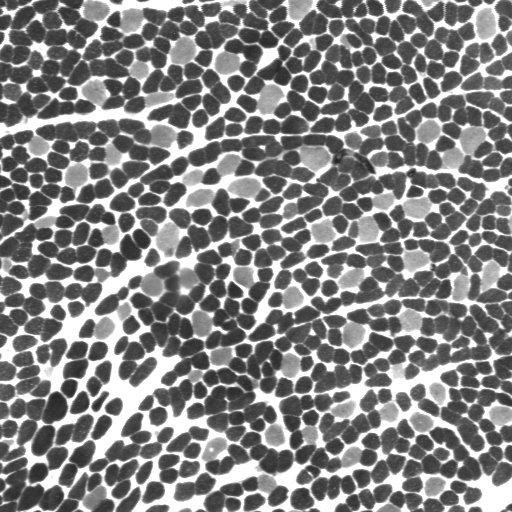
#> input picture Images/muscle.jpg, 512 x 512 px
$ jupyter execute 01_fundamentals_filtering_fft.ipynb
#> lines starting #> are read from the running program, lines starting #| are printed output that depends on the picture
# Lab 01 — Image Processing Fundamentals, Spatial Filtering & 2D FFT

**Course:** Image Analysis and Processing — École des Mines de Saint-Étienne
**Topics covered:**
1. Manual histogram computation and validation against `numpy.histogram`
2. Linear contrast stretching (min-max intensity normalization)
3. Spatial low-pass & rank filtering (mean, median, min, max, Gaussian)
4. 2D Discrete Fourier Transform (amplitude and phase spectra)

[cell 1]
from pathlib import Path
import numpy as np
import matplotlib.pyplot as plt
from skimage.io import imread
from skimage import filters, morphology
from skimage.filters import rank

IMAGES_DIR = Path("../Images")

## 1. Custom Histogram Implementation

We implement a histogram function from scratch using `np.bincount` and validate that both bin counts and bin edges match `np.histogram`.

[cell 2]
def compute_histogram(image: np.ndarray, bins: int = 256):
    """Compute the intensity histogram of an image from scratch."""
    values = np.asarray(image).ravel()
    data_min, data_max = values.min(), values.max()
    edges = np.linspace(data_min, data_max, bins + 1)

    if data_max == data_min:
        counts = np.zeros(bins, dtype=int)
        counts[0] = values.size
        return counts, edges

    scaled = (values - data_min) / (data_max - data_min) * bins
    indices = np.clip(np.floor(scaled).astype(int), 0, bins - 1)
    counts = np.bincount(indices, minlength=bins)
    return counts, edges


muscle = imread(IMAGES_DIR / "muscle.jpg")
#> muscle is the input picture: shape (512, 512); min 33, max 255, mean 130.4
h_manual, edges_manual = compute_histogram(muscle, bins=256)
#> in compute_histogram, `data_min, data_max = values.min(), values.max()`: data_min = 33; data_max = 255
#> in compute_histogram, `counts = np.bincount(indices, minlength=bins)`: counts = 256 values, max 34074 at index 255, min 0 at index 1, mean 1024
#> h_manual has the same summary as counts in compute_histogram; edges_manual = 257 values from 33 to 255
h_numpy, edges_numpy = np.histogram(muscle, bins=256)
#> h_numpy has the same summary as counts in compute_histogram; edges_numpy = 257 values from 33 to 255

print("Counts match NumPy:", np.array_equal(h_manual, h_numpy))
#| Counts match NumPy: True
print("Edges match NumPy: ", np.allclose(edges_manual, edges_numpy))
#| Edges match NumPy:  True

fig, axes = plt.subplots(1, 2, figsize=(12, 4))
axes[0].imshow(muscle, cmap="gray")
axes[0].set_title("Muscle Tissue (Original)")
axes[0].axis("off")

axes[1].plot(edges_manual[:-1], h_manual, color="navy")
axes[1].set_title("Intensity Histogram")
axes[1].set_xlabel("Pixel Intensity")
axes[1].set_ylabel("Count")
axes[1].grid(alpha=0.3)

plt.tight_layout()
plt.show()
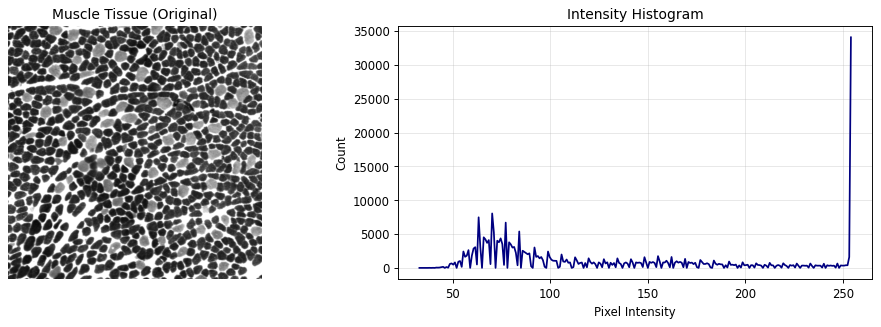
#> figure drawn by matplotlib, 2 panels; panel 2: curve peaks at x = 254.1, y = 34074

## 2. Linear Contrast Stretching

We expand the dynamic range of a low-contrast corneal cell image to fill the full `[0, 255]` range using affine rescaling:

$$I_{\text{stretched}} = \frac{255}{I_{\max} - I_{\min}} (I - I_{\min})$$

[cell 3]
cornea = imread(IMAGES_DIR / "cellules_cornee.jpg").astype(np.float64)
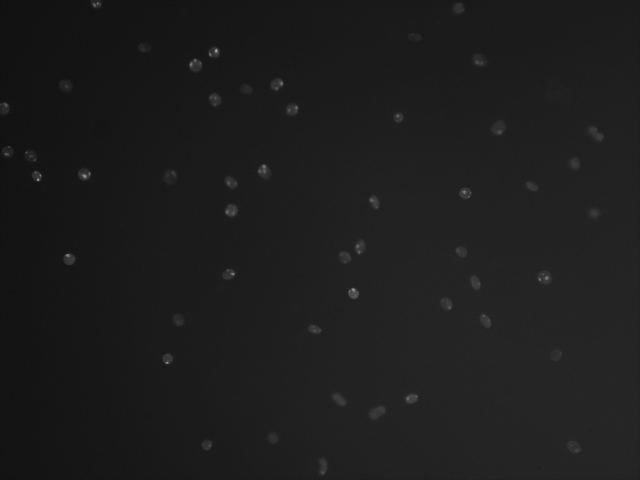
#> input picture Images/cellules_cornee.jpg, 640 x 480 px
#> cornea: shape (480, 640) float64; min 15, max 176, mean 29.2

v_min, v_max = cornea.min(), cornea.max()
#> v_min = 15; v_max = 176
slope = 255.0 / (v_max - v_min)
#> slope = 1.58
intercept = -slope * v_min
#> intercept = -23.76
cornea_stretched = slope * cornea + intercept

print(f"Original range:  [{v_min:.1f}, {v_max:.1f}]")
#| Original range:  [15.0, 176.0]
print(f"Stretched range: [{cornea_stretched.min():.1f}, {cornea_stretched.max():.1f}]")
#| Stretched range: [0.0, 255.0]

fig, axes = plt.subplots(1, 2, figsize=(10, 5))
axes[0].imshow(cornea, cmap="gray", vmin=0, vmax=255)
axes[0].set_title("Original (Low Contrast)")
axes[0].axis("off")

axes[1].imshow(cornea_stretched, cmap="gray", vmin=0, vmax=255)
axes[1].set_title("After Linear Contrast Stretching")
axes[1].axis("off")

plt.tight_layout()
plt.show()
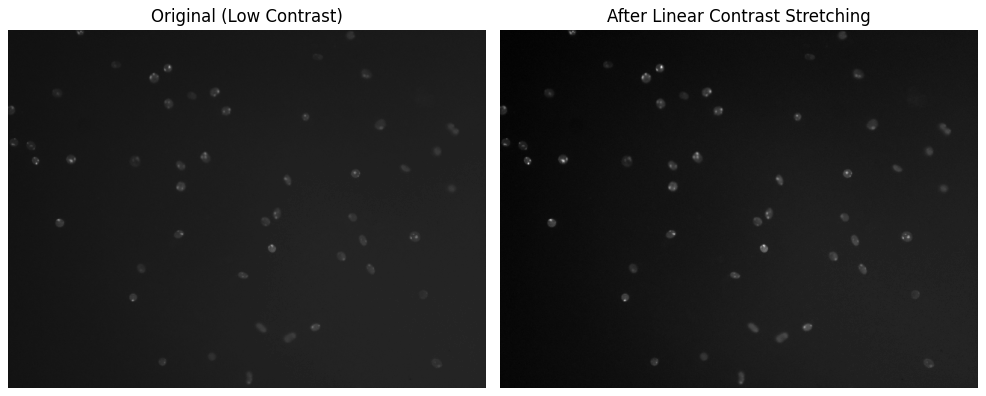
#> figure drawn by matplotlib, 2 panels

## 3. Spatial Low-Pass & Rank Filtering

We compare five spatial filters (Mean, Median, Minimum, Maximum, and Gaussian) on a microscopy image of blood cells using a disk structuring element of radius 3.

[cell 4]
blood = imread(IMAGES_DIR / "blood.jpg")
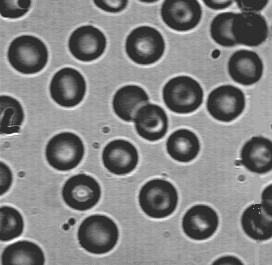
#> input picture Images/blood.jpg, 272 x 265 px
#> blood is the input picture: shape (265, 272); min 27, max 255, mean 129.8
print(f"Image shape: {blood.shape}, dtype: {blood.dtype}")
#| Image shape: (265, 272), dtype: uint8

footprint = morphology.disk(3)
blood_mean = rank.mean(blood, footprint)
blood_median = rank.median(blood, footprint)
blood_min = rank.minimum(blood, footprint)
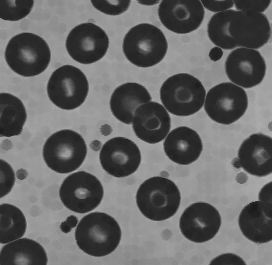
#> blood_min: shape (265, 272); min 27, max 182, mean 102.6
blood_max = rank.maximum(blood, footprint)
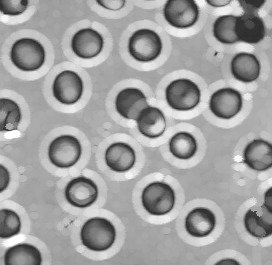
#> blood_max: shape (265, 272); min 46, max 255, mean 160.8
blood_gaussian = filters.gaussian(blood, sigma=1.0)

fig, axes = plt.subplots(2, 3, figsize=(15, 9))
panels = [
    (blood, "Original", (0, 255)),
    (blood_mean, "Mean Filter (disk r=3)", (0, 255)),
    (blood_median, "Median Filter (disk r=3)", (0, 255)),
    (blood_min, "Minimum Filter (Erosion)", (0, 255)),
    (blood_max, "Maximum Filter (Dilation)", (0, 255)),
    (blood_gaussian, "Gaussian Filter (sigma=1)", (0, 1)),
]
for ax, (img, title, (vmin, vmax)) in zip(axes.flat, panels):
    ax.imshow(img, cmap="gray", vmin=vmin, vmax=vmax)
    ax.set_title(title)
    ax.axis("off")
#> this loop made 6 passes
#> (title, vmax) on passes 1 to 6: ('Original', 255), ('Mean Filter (disk r=3)', 255), ('Median Filter (disk r=3)', 255), ('Minimum Filter (Erosion)', 255), ('Maximum Filter (Dilation)', 255), ('Gaussian Filter (sigma=1)', 1)

plt.tight_layout()
plt.show()

## 4. 2D Discrete Fourier Transform

We compute the centered 2D FFT of a retinal image and visualize its log-scaled amplitude spectrum alongside its phase spectrum.

[cell 5]
retina = imread(IMAGES_DIR / "retine.png", as_gray=True).astype(np.float64)
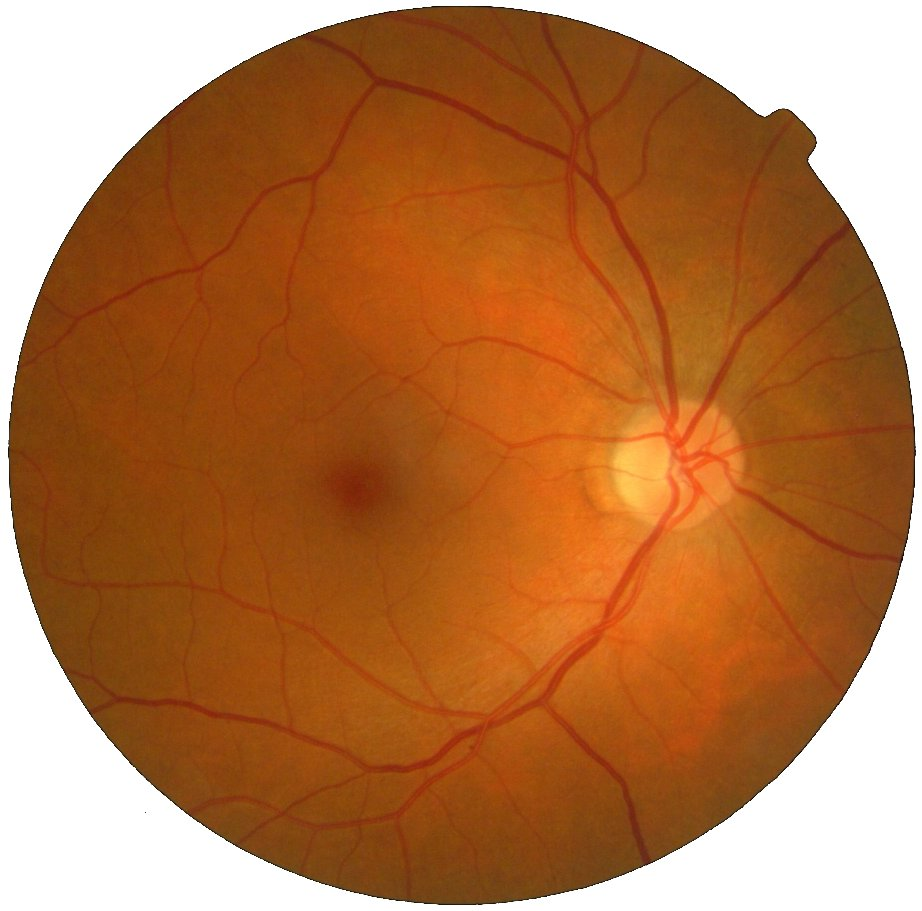
#> input picture Images/retine.png, 922 x 911 px
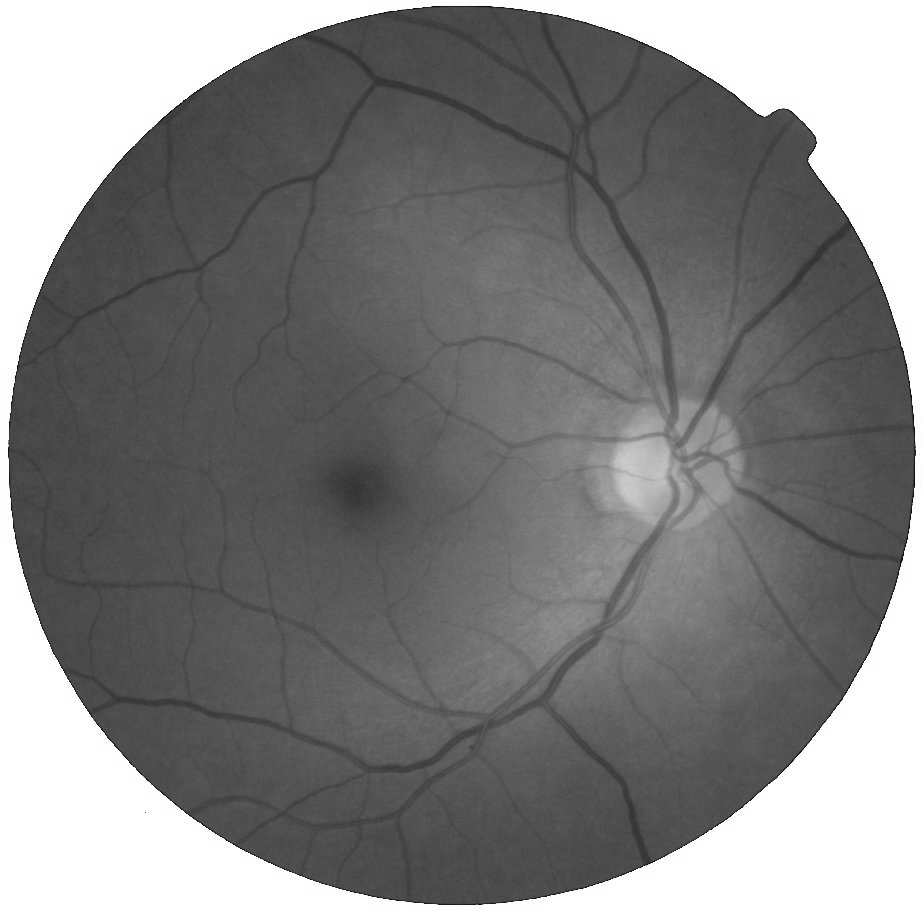
#> retina: shape (911, 922) float64; min 0.00667, max 1, mean 0.506
if retina.max() > 1.0:
    retina /= 255.0

fft_shifted = np.fft.fftshift(np.fft.fft2(retina))
amplitude = np.abs(fft_shifted)
phase = np.angle(fft_shifted)
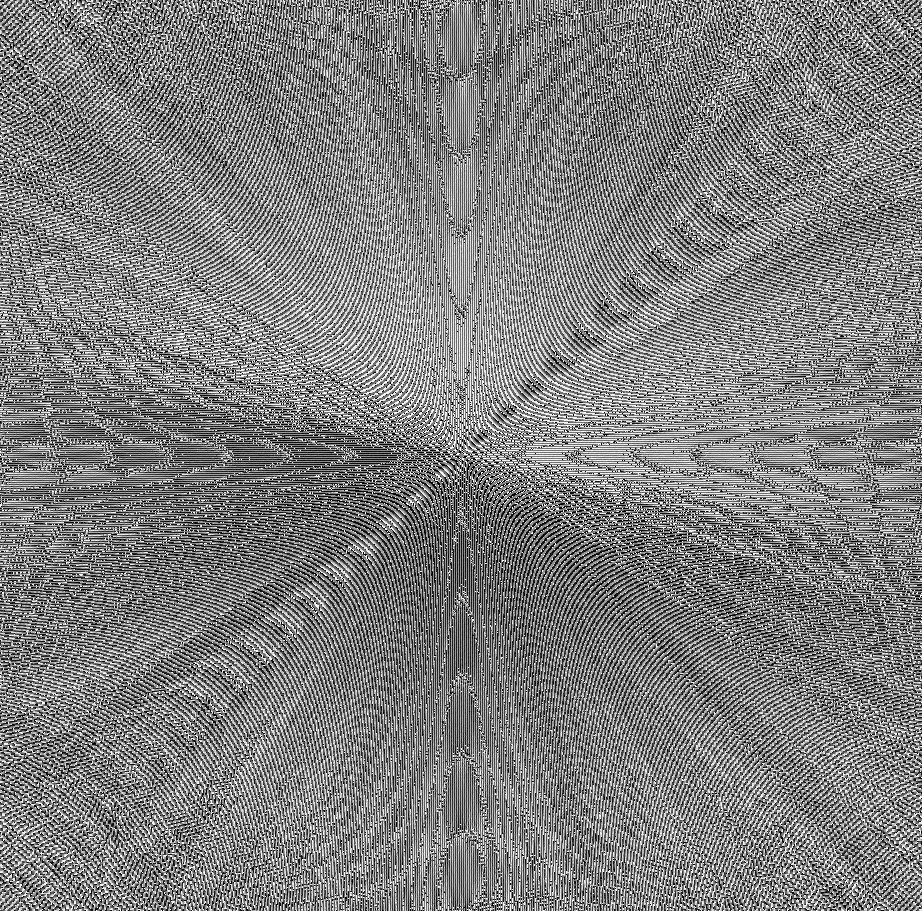
#> phase: shape (911, 922) float64; min -3.14, max 3.14, mean 3.74e-06; drawn with min black and max white

amplitude_log = np.log1p(amplitude)
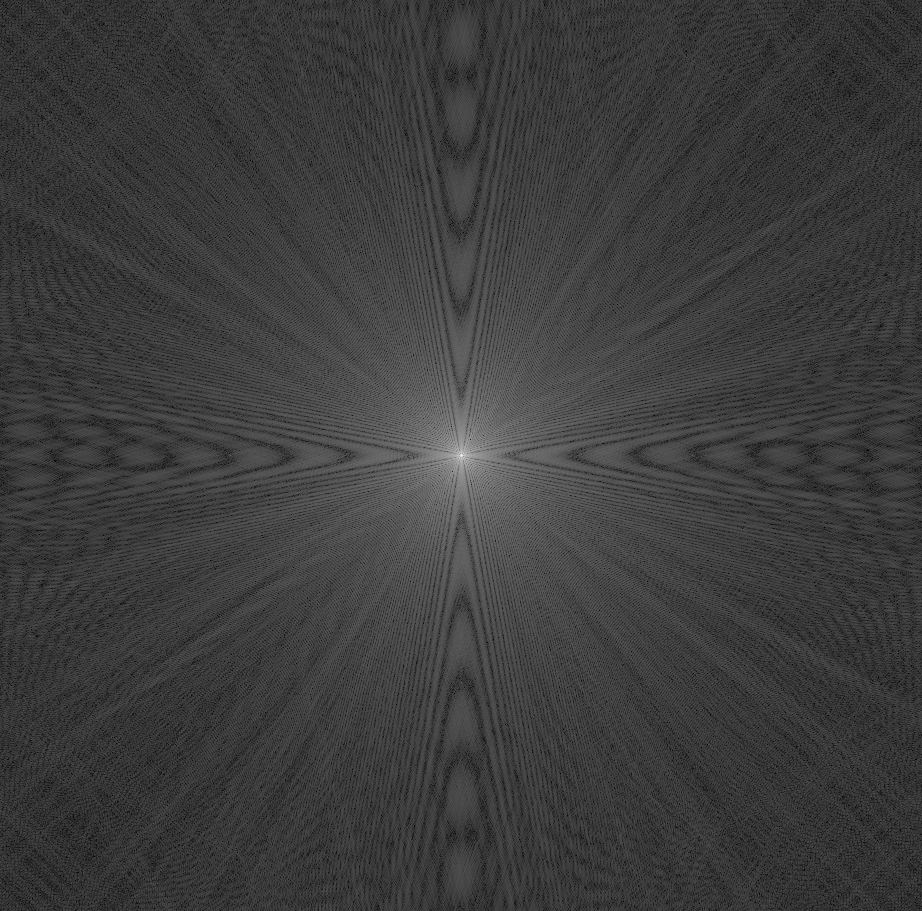
#> amplitude_log: shape (911, 922) float64; min 0.0175, max 12.96, mean 3.13; drawn with min black and max white
amplitude_display = (amplitude_log - amplitude_log.min()) / (
    amplitude_log.max() - amplitude_log.min()
)

fig, axes = plt.subplots(1, 3, figsize=(15, 5))
axes[0].imshow(retina, cmap="gray", vmin=0, vmax=1)
axes[0].set_title("Original Retina Image")
axes[0].axis("off")

axes[1].imshow(amplitude_display, cmap="gray", vmin=0, vmax=1)
axes[1].set_title("Amplitude Spectrum (Log Scale)")
axes[1].axis("off")

axes[2].imshow(phase, cmap="twilight", vmin=-np.pi, vmax=np.pi)
axes[2].set_title("Phase Spectrum")
axes[2].axis("off")

plt.tight_layout()
plt.show()
